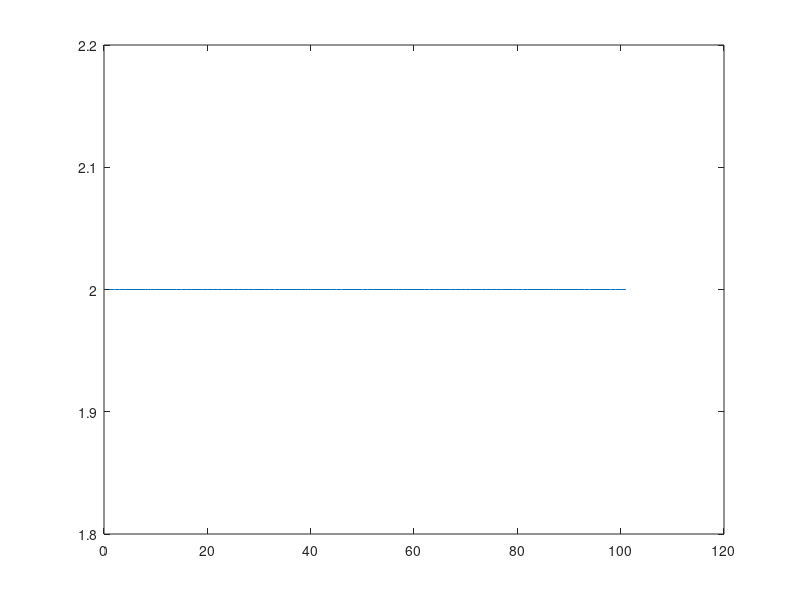

The MATLAB source for this figure:
clc;clear all;close all;
% [s,fe]=audioread('timer.mp3');
%  S=s(1:600000,1);
%  S=[S' S'];
% sound(S,fe)
%  audiowrite('attent.wav',S,fe);
x=[zeros(1,50) 2*ones(1,1) zeros(1,50)];
X=fftshift(fft(x));
plot(abs(X))